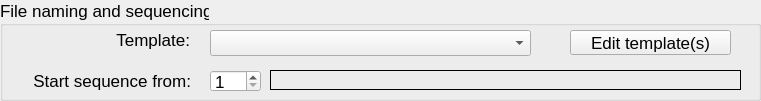
  <widget class="QGroupBox" name="groupBox_4">
   <property name="geometry">
    <rect>
     <x>20</x>
     <y>390</y>
     <width>761</width>
     <height>101</height>
    </rect>
   </property>
   <property name="font">
    <font>
     <pointsize>13</pointsize>
    </font>
   </property>
   <property name="toolTip">
    <string/>
   </property>
   <property name="title">
    <string>File naming and sequencing</string>
   </property>
   <widget class="QLabel" name="existingSequenceLabel">
    <property name="geometry">
     <rect>
      <x>270</x>
      <y>70</y>
      <width>471</width>
      <height>20</height>
     </rect>
    </property>
    <property name="font">
     <font>
      <pointsize>13</pointsize>
     </font>
    </property>
    <property name="toolTip">
     <string/>
    </property>
    <property name="styleSheet">
     <string notr="true"/>
    </property>
    <property name="frameShape">
     <enum>QFrame::Box</enum>
    </property>
    <property name="text">
     <string/>
    </property>
   </widget>
   <widget class="QLabel" name="startSeqLabel">
    <property name="geometry">
     <rect>
      <x>20</x>
      <y>71</y>
      <width>171</width>
      <height>20</height>
     </rect>
    </property>
    <property name="font">
     <font>
      <pointsize>13</pointsize>
     </font>
    </property>
    <property name="toolTip">
     <string/>
    </property>
    <property name="text">
     <string>Start sequence from:</string>
    </property>
    <property name="alignment">
     <set>Qt::AlignRight|Qt::AlignTrailing|Qt::AlignVCenter</set>
    </property>
   </widget>
   <widget class="QSpinBox" name="spinBoxStartNumber">
    <property name="geometry">
     <rect>
      <x>210</x>
      <y>70</y>
      <width>51</width>
      <height>22</height>
     </rect>
    </property>
    <property name="font">
     <font>
      <pointsize>13</pointsize>
     </font>
    </property>
    <property name="toolTip">
     <string/>
    </property>
    <property name="minimum">
     <number>1</number>
    </property>
    <property name="maximum">
     <number>9999</number>
    </property>
   </widget>
   <widget class="QLabel" name="label_5">
    <property name="geometry">
     <rect>
      <x>50</x>
      <y>30</y>
      <width>140</width>
      <height>20</height>
     </rect>
    </property>
    <property name="font">
     <font>
      <pointsize>13</pointsize>
     </font>
    </property>
    <property name="toolTip">
     <string/>
    </property>
    <property name="text">
     <string>Template:</string>
    </property>
    <property name="alignment">
     <set>Qt::AlignRight|Qt::AlignTrailing|Qt::AlignVCenter</set>
    </property>
   </widget>
   <widget class="QComboBox" name="filenameTemplatesCB">
    <property name="geometry">
     <rect>
      <x>210</x>
      <y>30</y>
      <width>321</width>
      <height>26</height>
     </rect>
    </property>
    <property name="font">
     <font>
      <pointsize>13</pointsize>
     </font>
    </property>
    <property name="toolTip">
     <string/>
    </property>
   </widget>
   <widget class="QPushButton" name="filenameTemplatesBtn">
    <property name="geometry">
     <rect>
      <x>570</x>
      <y>30</y>
      <width>161</width>
      <height>25</height>
     </rect>
    </property>
    <property name="font">
     <font>
      <pointsize>13</pointsize>
      <weight>50</weight>
      <bold>false</bold>
     </font>
    </property>
    <property name="toolTip">
     <string/>
    </property>
    <property name="text">
     <string>Edit template(s)</string>
    </property>
    <property name="autoDefault">
     <bool>false</bool>
    </property>
    <property name="default">
     <bool>false</bool>
    </property>
    <property name="flat">
     <bool>false</bool>
    </property>
   </widget>
  </widget>
